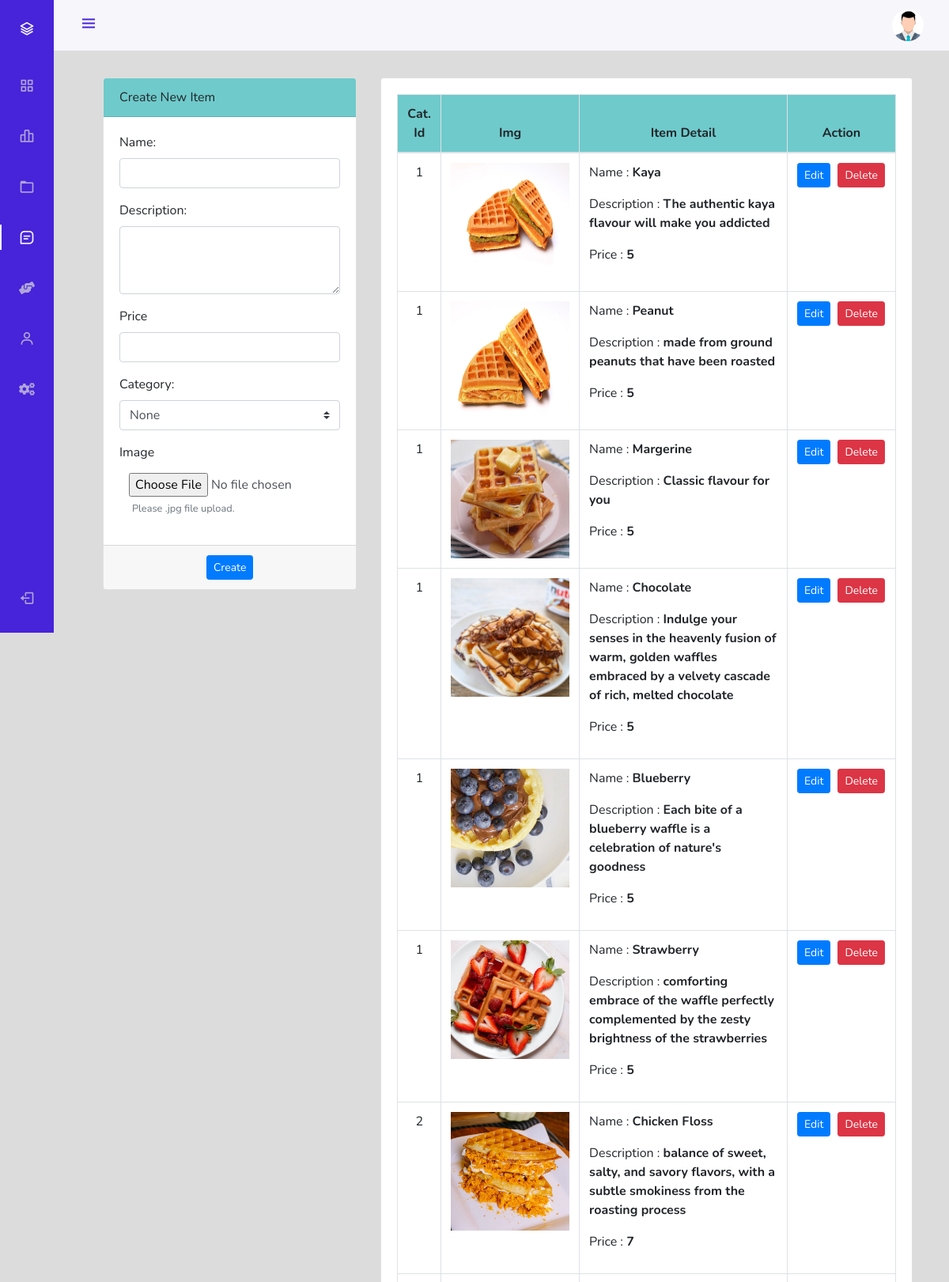
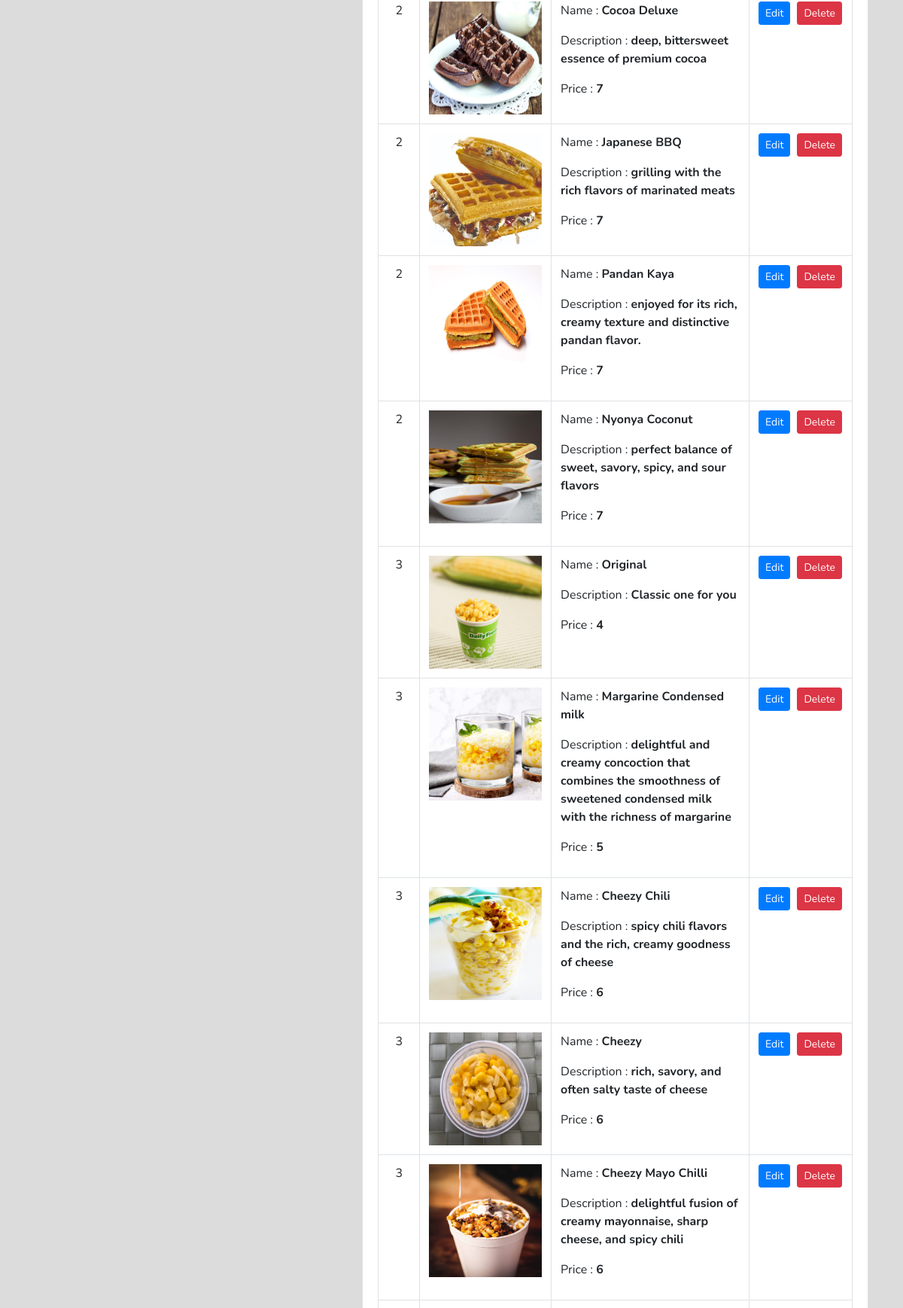
The page /admin/index.php?page=menuManage (signed in, upper part) on the database its author committed (2 pictures, top to bottom).
### tables this page shows
CREATE TABLE `pizza` (
  `pizzaId` int(12) NOT NULL,
  `pizzaName` varchar(255) NOT NULL,
  `pizzaPrice` int(12) NOT NULL,
  `pizzaDesc` text NOT NULL,
  `pizzaCategorieId` int(12) NOT NULL,
  `pizzaPubDate` datetime NOT NULL DEFAULT current_timestamp()
);

### admin/menuManage.php (the view, shortened to what this page needs)
<div class="container-fluid" style="margin-top:98px">
	<div class="col-lg-12">
		<div class="row">
			<div class="col-md-4">
			<form action="partials/_menuManage.php" method="post" enctype="multipart/form-data">
				<div class="card mb-3">
					<div class="card-header" style="background-color: rgb(111 202 203);">
						Create New Item
				  	</div>
					<div class="card-body">
							<div class="form-group">
								<label class="control-label">Name: </label>
								<input type="text" class="form-control" name="name" required>
							</div>
							<div class="form-group">
								<label class="control-label">Description: </label>
								<textarea cols="30" rows="3" class="form-control" name="description" required></textarea>
							</div>
                            <div class="form-group">
								<label class="control-label">Price</label>
								<input type="number" class="form-control" name="price" required min="1">
							</div>
							<div class="form-group">
								<label class="control-label">Category: </label>
								<select name="categoryId" id="categoryId" class="custom-select browser-default" required>
								<option hidden disabled selected value>None</option>
								</select>
							</div>
							<div class="form-group">
								<label for="image" class="control-label">Image</label>
								<input type="file" name="image" id="image" accept=".jpg" class="form-control" required style="border:none;">
								<small id="Info" class="form-text text-muted mx-3">Please .jpg file upload.</small>
							</div>
					</div>
					<div class="card-footer">
						<div class="row">
							<div class="mx-auto">
								<button type="submit" name="createItem" class="btn btn-sm btn-primary"> Create </button>
							</div>
						</div>
					</div>
				</div>
			</form>
			</div>
			<div class="col-md-8">
				<div class="card">
					<div class="card-body">
						<table class="table table-bordered table-hover mb-0">
							<thead style="background-color: rgb(111 202 203);">
								<tr>
									<th class="text-center" style="width:7%;">Cat. Id</th>
									<th class="text-center">Img</th>
									<th class="text-center" style="width:58%;">Item Detail</th>
									<th class="text-center" style="width:18%;">Action</th>
								</tr>
							</thead>
							<tbody>
                            <?php
                                $sql = "SELECT * FROM `pizza`";
                                $result = mysqli_query($conn, $sql);
                                while($row = mysqli_fetch_assoc($result)){
                                    $pizzaId = $row['pizzaId'];
                                    $pizzaName = $row['pizzaName'];
                                    $pizzaPrice = $row['pizzaPrice'];
                                    $pizzaDesc = $row['pizzaDesc'];
                                    $pizzaCategorieId = $row['pizzaCategorieId'];
                                    echo '<tr>
                                            <td class="text-center">' .$pizzaCategorieId. '</td>
                                            <td>
                                                <img src="/DailyFreshOrderingSystem/img/food-'.$pizzaId. '.jpg" alt="image for this item" width="150px" height="150px">
                                            </td>
                                            <td>
                                                <p>Name : <b>' .$pizzaName. '</b></p>
                                                <p>Description : <b class="truncate">' .$pizzaDesc. '</b></p>
                                                <p>Price : <b>' .$pizzaPrice. '</b></p>
                                            </td>
                                            <td class="text-center">
												<div class="row mx-auto" style="width:112px">
													<button class="btn btn-sm btn-primary" type="button" data-toggle="modal" data-target="#updateItem' .$pizzaId. '">Edit</button>
													<form action="partials/_menuManage.php" method="POST">
														<button name="removeItem" class="btn btn-sm btn-danger" style="margin-left:9px;">Delete</button>
														<input type="hidden" name="pizzaId" value="'.$pizzaId. '">
													</form>
												</div>
                                            </td>
                                        </tr>';
                                }
                            ?>
							</tbody>
						</table>
					</div>
				</div>
			</div>
		</div>
	</div>
</div>

### admin/assetsForSideBar/css/styles.css (style rules this page uses)
:root { --header-height: 3rem; --nav-width: 68px; --first-color: #4723D9; --first-color-light: #AFA5D9; --white-color: #F7F6FB; --body-font: 'Nunito', sans-serif; --normal-font-size: 1rem; --z-fixed: 100; }
*,::before,::after { box-sizing: border-box; }
body { position: relative; margin: var(--header-height) 0 0 0; padding: 0 1rem; font-family: var(--body-font); font-size: var(--normal-font-size); transition: .5s; }
@media screen and (min-width: 768px) { body { margin: calc(var(--header-height) + 1rem) 0 0 0; padding-left: calc(var(--nav-width) + 2rem); } }

### rows shown on the page
pizza: pizzaCategorieId "1", pizzaName "Kaya", pizzaDesc "The authentic kaya flavour will make you addicted", pizzaPrice "5"
pizza: pizzaCategorieId "1", shows a picture, pizzaName "Peanut", pizzaDesc "made from ground peanuts that have been roasted", pizzaPrice "5"
pizza: pizzaCategorieId "1", shows a picture, pizzaName "Margerine", pizzaDesc "Classic flavour for you", pizzaPrice "5"
pizza: pizzaCategorieId "1", shows a picture, pizzaName "Chocolate", pizzaDesc "Indulge your senses in the heavenly fusion of warm, golden waffles embraced by a velvety cascade of rich, melted chocolate", pizzaPrice "5"
pizza: pizzaCategorieId "1", shows a picture, pizzaName "Blueberry", pizzaDesc "Each bite of a blueberry waffle is a celebration of nature's goodness", pizzaPrice "5"
pizza: pizzaCategorieId "1", shows a picture, pizzaName "Strawberry", pizzaDesc "comforting embrace of the waffle perfectly complemented by the zesty brightness of the strawberries", pizzaPrice "5"
pizza: pizzaCategorieId "2", shows a picture, pizzaName "Chicken Floss", pizzaDesc "balance of sweet, salty, and savory flavors, with a subtle smokiness from the roasting process", pizzaPrice "7"
pizza: pizzaCategorieId "2", shows a picture, pizzaName "Cocoa Deluxe", pizzaDesc "deep, bittersweet essence of premium cocoa", pizzaPrice "7"
pizza: pizzaCategorieId "2", shows a picture, pizzaName "Japanese BBQ", pizzaDesc "grilling with the rich flavors of marinated meats", pizzaPrice "7"
pizza: pizzaCategorieId "2", pizzaName "Pandan Kaya", pizzaDesc "enjoyed for its rich, creamy texture and distinctive pandan flavor.", pizzaPrice "7"
pizza: pizzaCategorieId "2", shows a picture, pizzaName "Nyonya Coconut", pizzaDesc "perfect balance of sweet, savory, spicy, and sour flavors", pizzaPrice "7"
pizza: pizzaCategorieId "3", shows a picture, pizzaName "Original", pizzaDesc "Classic one for you", pizzaPrice "4"
pizza: pizzaCategorieId "3", shows a picture, pizzaName "Margarine Condensed milk", pizzaDesc "delightful and creamy concoction that combines the smoothness of sweetened condensed milk with the richness of margarine", pizzaPrice "5"
pizza: pizzaCategorieId "3", shows a picture, pizzaName "Cheezy Chili", pizzaDesc "spicy chili flavors and the rich, creamy goodness of cheese", pizzaPrice "6"
pizza: pizzaCategorieId "3", shows a picture, pizzaName "Cheezy", pizzaDesc "rich, savory, and often salty taste of cheese", pizzaPrice "6"
pizza: pizzaCategorieId "3", shows a picture, pizzaName "Cheezy Mayo Chilli", pizzaDesc "delightful fusion of creamy mayonnaise, sharp cheese, and spicy chili", pizzaPrice "6"
